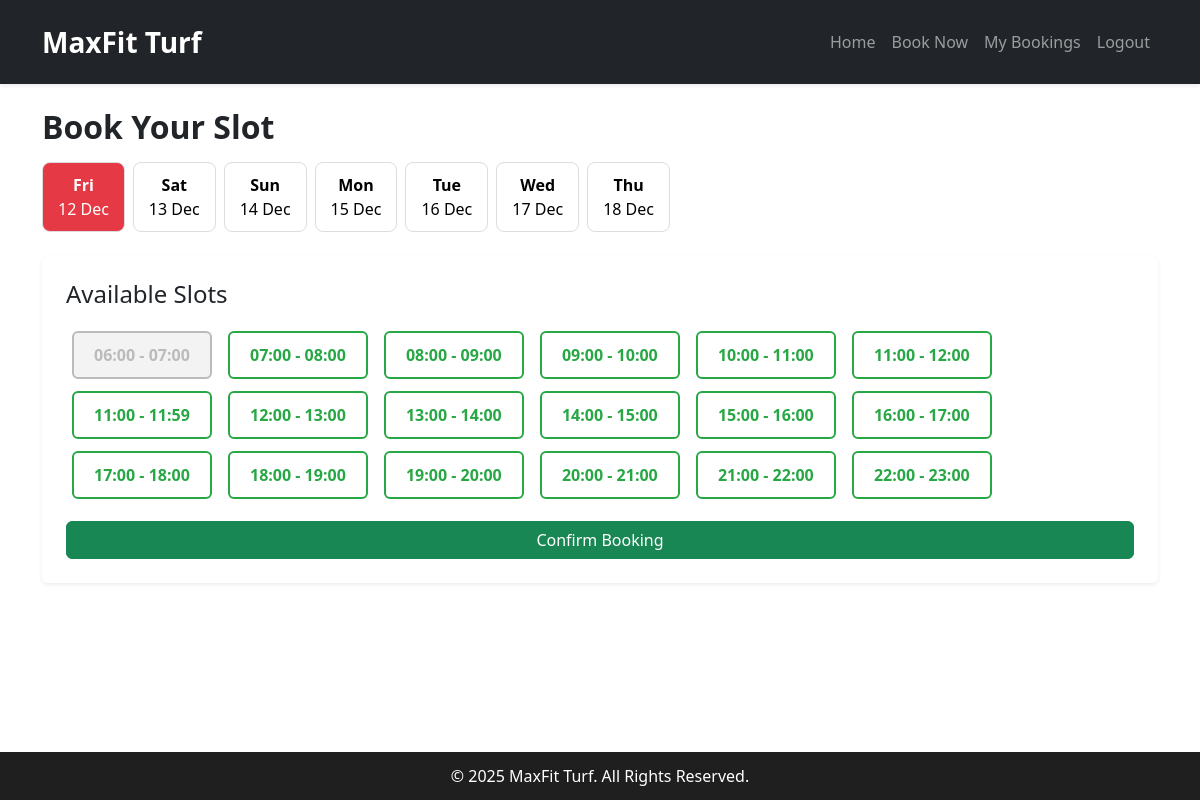
Page /book/ (signed in) on the committed database.
### booking/models.py (models this page shows)
class TimeSlot(models.Model):
    start_time = models.TimeField()
    end_time = models.TimeField()
    def __str__(self):
        return f"{self.start_time.strftime('%H:%M')} - {self.end_time.strftime('%H:%M')}"

### booking/views.py (the view, shortened to what this page needs)
# urls.py: path('book/', views.book_turf, name='book'),
@login_required
def book_turf(request):
    time_slots = TimeSlot.objects.all().order_by('start_time')
    selected_date = request.GET.get('date')
    if not selected_date:
        selected_date = date.today().strftime("%Y-%m-%d")
    selected_date_obj = datetime.strptime(selected_date, "%Y-%m-%d").date()
    booked_slot_ids = Booking.objects.filter(
        date=selected_date_obj,
        status='CONFIRMED'
    ).values_list('timeslot_id', flat=True)
    current_time = datetime.now().time()
    return render(request, 'booking/book_turf.html', {
        "time_slots": time_slots,
        "today": date.today(),
        "selected_date": selected_date,
        "booked_slot_ids": booked_slot_ids,
        "now": current_time,   # <-- IMPORTANT
    })
    return render(request, 'booking/book_turf.html', {
        "time_slots": time_slots,
        "today": date.today(),
        "booked_slot_ids": booked_slot_ids
    })

### booking/templatetags/custom_filters.py (called while the page is built)
@register.filter
def add_days(value, days):
    return value + timedelta(days=days)

@register.filter
def to(value, end):
    return range(value, end)

### templates/booking/book_turf.html (shortened to what this page needs)
{% extends "booking/base.html" %}
{% load static custom_filters %}
{% block content %}
<div class="container py-4">
    <h2 class="fw-bold mb-3">Book Your Slot</h2>
    <div class="row g-2 mb-4">
        {% for i in 0|to:7 %}
        {% with d=today|add_days:i %}
        <div class="col-auto">
            <a href="?date={{ d|date:'Y-m-d' }}">
                <div class="date-btn {% if selected_date == d|date:'Y-m-d' %}active{% endif %}">
                    <div class="fw-bold">{{ d|date:'D' }}</div>
                    <div>{{ d|date:'d M' }}</div>
                </div>
            </a>
        </div>
        {% endwith %}
        {% endfor %}
    </div>
    <div class="p-4 rounded shadow-sm bg-white">
        <h4 class="mb-3">Available Slots</h4>
        <form method="POST">
            {% for slot in time_slots %}
    {% with slot_start=slot.start_time slot_end=slot.end_time %}
        {% if slot.id in booked_slot_ids %}
            <span class="slot-btn booked">{{ slot }}</span>
        {% elif selected_date == today|date:"Y-m-d" and slot_end <= now %}
            <span class="slot-btn booked">{{ slot }}</span>
        {% else %}
            <label>
                <span class="slot-btn">{{ slot }}</span>
            </label>
        {% endif %}
    {% endwith %}
{% endfor %}
            <button class="btn btn-success w-100 mt-3">Confirm Booking</button>
        </form>
    </div>
</div>
{% endblock %}

### templates/booking/base.html (shortened to what this page needs)
{% load static %}
<!DOCTYPE html>
<html lang="en">
<head>
  <link href="https://cdn.jsdelivr.net/npm/bootstrap@5.3.3/dist/css/bootstrap.min.css" rel="stylesheet">
  <link rel="stylesheet" href="{% static 'css/style.css' %}">
</head>
<body>
<nav class="navbar navbar-expand-lg navbar-dark bg-dark shadow-sm py-3">
  <div class="container">
    <a class="navbar-brand fs-3 fw-bold" href="{% url 'booking:home' %}">MaxFit Turf</a>
    <div class="collapse navbar-collapse" id="navbarNav">
      <ul class="navbar-nav ms-auto">
        <li class="nav-item"><a href="{% url 'booking:home' %}" class="nav-link">Home</a></li>
        <li class="nav-item"><a href="{% url 'booking:book' %}" class="nav-link">Book Now</a></li>
        {% if user.is_authenticated %}
          <li class="nav-item"><a href="{% url 'booking:my_bookings' %}" class="nav-link">My Bookings</a></li>
          <li class="nav-item"><a href="{% url 'booking:logout' %}" class="nav-link">Logout</a></li>
        {% else %}
          <li class="nav-item"><a href="{% url 'booking:login' %}" class="nav-link">Login</a></li>
          <li class="nav-item"><a href="{% url 'booking:register' %}" class="btn btn-success text-white ms-2">Register</a></li>
        {% endif %}
      </ul>
    </div>
  </div>
</nav>
{% block content %}{% endblock %}
<footer>
    © 2025 MaxFit Turf. All Rights Reserved.
</footer>
</body>
</html>

### templates/booking/base.html (style rules this page uses)
body { min-height: 100vh; display: flex; flex-direction: column; }
footer { margin-top: auto; background: #1f1f1f; color: #fff; text-align: center; padding: 12px 0; }

### templates/booking/book_turf.html (style rules this page uses)
.date-btn { padding: 10px 15px; border-radius: 8px; text-align: center; cursor: pointer; border: 1px solid #ddd; transition: 0.2s; color: black !important; }
.date-btn.active { background: #e63946 !important; color: white !important; }
.date-btn.active * { color: white !important; }
.col-auto > a, .col-auto > a *, .date-btn a, .date-btn a * { text-decoration: none !important; }
.slot-btn { padding: 10px 20px; border: 2px solid #28a745; border-radius: 6px; margin: 6px; font-weight: 600; cursor: pointer; display: inline-block; transition: 0.2s; color: #28a745; }
.slot-btn.booked { border-color: #bbb !important; background: #f3f3f3 !important; color: #bbb !important; cursor: not-allowed !important; }

### rows in the picture
TimeSlot: start_time+end_time "06:00 - 07:00"
TimeSlot: start_time+end_time "07:00 - 08:00"
TimeSlot: start_time+end_time "08:00 - 09:00"
TimeSlot: start_time+end_time "09:00 - 10:00"
TimeSlot: start_time+end_time "10:00 - 11:00"
TimeSlot: start_time+end_time "11:00 - 12:00"
TimeSlot: start_time+end_time "11:00 - 11:59"
TimeSlot: start_time+end_time "12:00 - 13:00"
TimeSlot: start_time+end_time "13:00 - 14:00"
TimeSlot: start_time+end_time "14:00 - 15:00"
TimeSlot: start_time+end_time "15:00 - 16:00"
TimeSlot: start_time+end_time "16:00 - 17:00"
TimeSlot: start_time+end_time "17:00 - 18:00"
TimeSlot: start_time+end_time "18:00 - 19:00"
TimeSlot: start_time+end_time "19:00 - 20:00"
TimeSlot: start_time+end_time "20:00 - 21:00"
TimeSlot: start_time+end_time "21:00 - 22:00"
TimeSlot: start_time+end_time "22:00 - 23:00"
